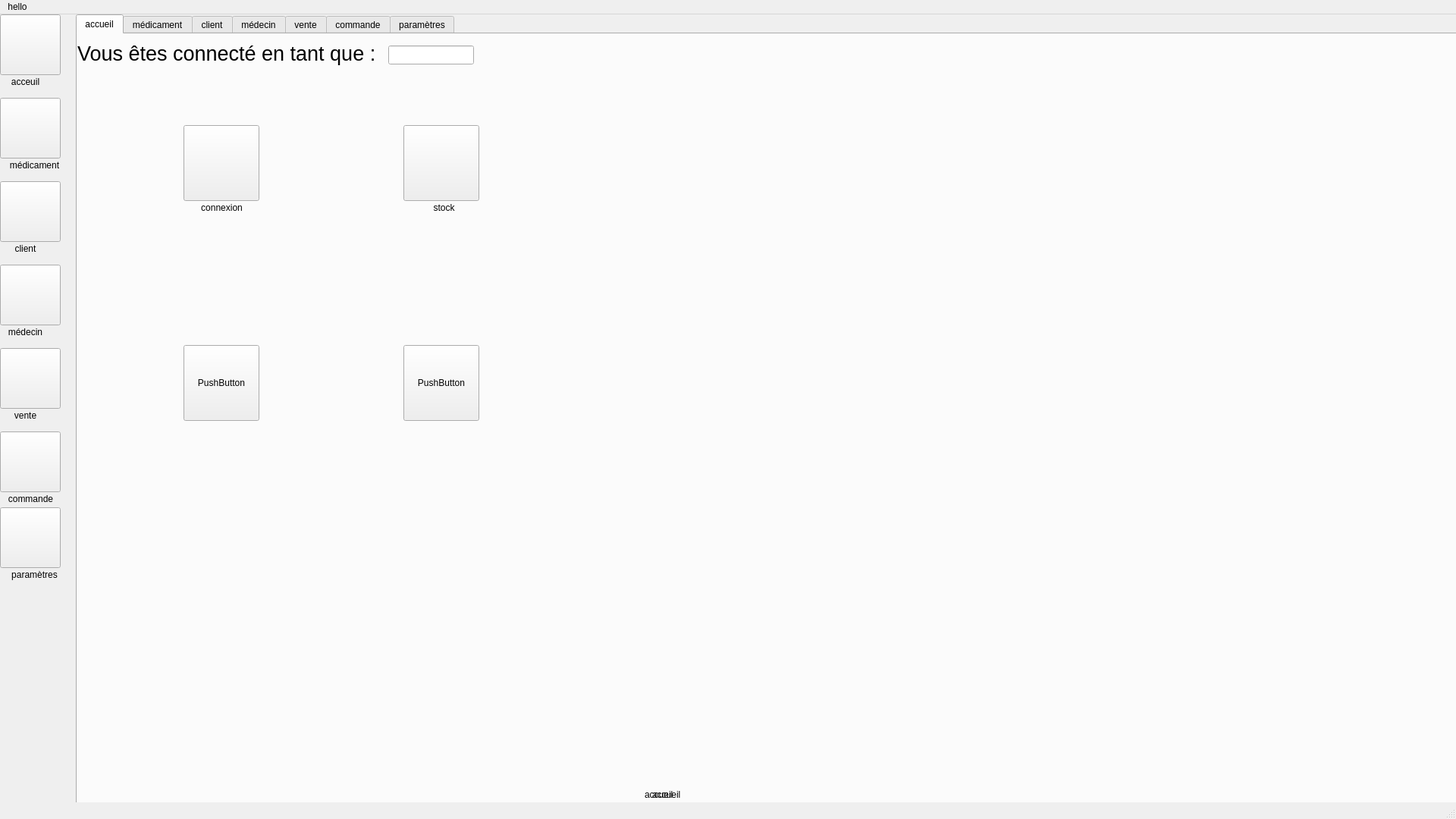
<?xml version="1.0" encoding="UTF-8"?>
<ui version="4.0">
 <class>MainWindow</class>
 <widget class="QMainWindow" name="MainWindow">
  <property name="geometry">
   <rect>
    <x>0</x>
    <y>0</y>
    <width>1920</width>
    <height>1080</height>
   </rect>
  </property>
  <property name="windowTitle">
   <string>MainWindow</string>
  </property>
  <property name="windowIcon">
   <iconset resource="icones.qrc">
    <normaloff>:/icones/pharmacie.png</normaloff>:/icones/pharmacie.png</iconset>
  </property>
  <widget class="QWidget" name="centralwidget">
   <widget class="QTabWidget" name="tabWidget">
    <property name="geometry">
     <rect>
      <x>100</x>
      <y>0</y>
      <width>1821</width>
      <height>1080</height>
     </rect>
    </property>
    <property name="sizeIncrement">
     <size>
      <width>1000</width>
      <height>1000</height>
     </size>
    </property>
    <property name="autoFillBackground">
     <bool>false</bool>
    </property>
    <property name="tabPosition">
     <enum>QTabWidget::North</enum>
    </property>
    <property name="tabShape">
     <enum>QTabWidget::Rounded</enum>
    </property>
    <property name="currentIndex">
     <number>0</number>
    </property>
    <property name="elideMode">
     <enum>Qt::ElideNone</enum>
    </property>
    <property name="usesScrollButtons">
     <bool>true</bool>
    </property>
    <property name="tabsClosable">
     <bool>false</bool>
    </property>
    <property name="movable">
     <bool>false</bool>
    </property>
    <property name="tabBarAutoHide">
     <bool>true</bool>
    </property>
    <widget class="QWidget" name="tab">
     <attribute name="title">
      <string>accueil</string>
     </attribute>
     <widget class="QLabel" name="label_10">
      <property name="geometry">
       <rect>
        <x>0</x>
        <y>10</y>
        <width>411</width>
        <height>31</height>
       </rect>
      </property>
      <property name="font">
       <font>
        <pointsize>20</pointsize>
       </font>
      </property>
      <property name="text">
       <string>Vous êtes connecté en tant que :</string>
      </property>
      <property name="textFormat">
       <enum>Qt::PlainText</enum>
      </property>
      <property name="scaledContents">
       <bool>false</bool>
      </property>
     </widget>
     <widget class="QLineEdit" name="lineEdit_7">
      <property name="geometry">
       <rect>
        <x>410</x>
        <y>15</y>
        <width>113</width>
        <height>25</height>
       </rect>
      </property>
      <property name="readOnly">
       <bool>true</bool>
      </property>
     </widget>
     <widget class="QPushButton" name="pushButton_27">
      <property name="geometry">
       <rect>
        <x>140</x>
        <y>120</y>
        <width>100</width>
        <height>100</height>
       </rect>
      </property>
      <property name="text">
       <string/>
      </property>
      <property name="icon">
       <iconset resource="icones.qrc">
        <normaloff>:/icones/utilisateur.png</normaloff>:/icones/utilisateur.png</iconset>
      </property>
      <property name="iconSize">
       <size>
        <width>80</width>
        <height>80</height>
       </size>
      </property>
     </widget>
     <widget class="QPushButton" name="pushButton_28">
      <property name="geometry">
       <rect>
        <x>430</x>
        <y>120</y>
        <width>100</width>
        <height>100</height>
       </rect>
      </property>
      <property name="text">
       <string/>
      </property>
      <property name="icon">
       <iconset resource="icones.qrc">
        <normaloff>:/icones/stock.png</normaloff>:/icones/stock.png</iconset>
      </property>
      <property name="iconSize">
       <size>
        <width>60</width>
        <height>60</height>
       </size>
      </property>
     </widget>
     <widget class="QPushButton" name="pushButton_29">
      <property name="geometry">
       <rect>
        <x>140</x>
        <y>410</y>
        <width>100</width>
        <height>100</height>
       </rect>
      </property>
      <property name="text">
       <string>PushButton</string>
      </property>
      <property name="iconSize">
       <size>
        <width>80</width>
        <height>80</height>
       </size>
      </property>
     </widget>
     <widget class="QPushButton" name="pushButton_30">
      <property name="geometry">
       <rect>
        <x>430</x>
        <y>410</y>
        <width>100</width>
        <height>100</height>
       </rect>
      </property>
      <property name="text">
       <string>PushButton</string>
      </property>
      <property name="iconSize">
       <size>
        <width>80</width>
        <height>80</height>
       </size>
      </property>
     </widget>
     <widget class="QLabel" name="label_17">
      <property name="geometry">
       <rect>
        <x>150</x>
        <y>220</y>
        <width>81</width>
        <height>17</height>
       </rect>
      </property>
      <property name="text">
       <string>connexion</string>
      </property>
      <property name="alignment">
       <set>Qt::AlignCenter</set>
      </property>
     </widget>
     <widget class="QLabel" name="label_18">
      <property name="geometry">
       <rect>
        <x>450</x>
        <y>220</y>
        <width>67</width>
        <height>17</height>
       </rect>
      </property>
      <property name="text">
       <string>stock</string>
      </property>
      <property name="alignment">
       <set>Qt::AlignCenter</set>
      </property>
     </widget>
    </widget>
    <widget class="QWidget" name="tab_3">
     <attribute name="title">
      <string>médicament</string>
     </attribute>
     <widget class="QTableWidget" name="tableWidget">
      <property name="geometry">
       <rect>
        <x>10</x>
        <y>180</y>
        <width>1810</width>
        <height>900</height>
       </rect>
      </property>
      <property name="font">
       <font>
        <italic>false</italic>
       </font>
      </property>
      <property name="editTriggers">
       <set>QAbstractItemView::NoEditTriggers</set>
      </property>
      <column>
       <property name="text">
        <string>id</string>
       </property>
      </column>
      <column>
       <property name="text">
        <string>cip</string>
       </property>
      </column>
      <column>
       <property name="text">
        <string>nom</string>
       </property>
      </column>
      <column>
       <property name="text">
        <string>n_lot</string>
       </property>
      </column>
      <column>
       <property name="text">
        <string>taux remboursement</string>
       </property>
      </column>
      <column>
       <property name="text">
        <string>substance active</string>
       </property>
      </column>
      <column>
       <property name="text">
        <string>date exp</string>
       </property>
      </column>
      <column>
       <property name="text">
        <string>prix unitaire</string>
       </property>
      </column>
      <column>
       <property name="text">
        <string>ordonnance</string>
       </property>
      </column>
      <column>
       <property name="text">
        <string>fournisseur</string>
       </property>
      </column>
      <column>
       <property name="text">
        <string>quantité</string>
       </property>
      </column>
     </widget>
     <widget class="QLineEdit" name="lineEdit_14">
      <property name="geometry">
       <rect>
        <x>60</x>
        <y>70</y>
        <width>113</width>
        <height>25</height>
       </rect>
      </property>
      <property name="readOnly">
       <bool>false</bool>
      </property>
      <property name="placeholderText">
       <string>cip</string>
      </property>
     </widget>
     <widget class="QLineEdit" name="lineEdit_18">
      <property name="geometry">
       <rect>
        <x>250</x>
        <y>70</y>
        <width>113</width>
        <height>25</height>
       </rect>
      </property>
      <property name="placeholderText">
       <string>nom</string>
      </property>
     </widget>
     <widget class="QLabel" name="label_11">
      <property name="geometry">
       <rect>
        <x>200</x>
        <y>70</y>
        <width>41</width>
        <height>17</height>
       </rect>
      </property>
      <property name="text">
       <string>ou</string>
      </property>
     </widget>
     <widget class="QPushButton" name="pushButton_3">
      <property name="geometry">
       <rect>
        <x>430</x>
        <y>70</y>
        <width>89</width>
        <height>25</height>
       </rect>
      </property>
      <property name="text">
       <string>rechercher</string>
      </property>
     </widget>
    </widget>
    <widget class="QWidget" name="tab_4">
     <attribute name="title">
      <string>client</string>
     </attribute>
     <widget class="QTableWidget" name="tableWidget_client">
      <property name="geometry">
       <rect>
        <x>10</x>
        <y>180</y>
        <width>1810</width>
        <height>900</height>
       </rect>
      </property>
      <property name="sizePolicy">
       <sizepolicy hsizetype="Expanding" vsizetype="Expanding">
        <horstretch>250</horstretch>
        <verstretch>250</verstretch>
       </sizepolicy>
      </property>
      <property name="sizeIncrement">
       <size>
        <width>300</width>
        <height>0</height>
       </size>
      </property>
      <property name="frameShape">
       <enum>QFrame::StyledPanel</enum>
      </property>
      <property name="horizontalScrollBarPolicy">
       <enum>Qt::ScrollBarAlwaysOn</enum>
      </property>
      <property name="editTriggers">
       <set>QAbstractItemView::NoEditTriggers</set>
      </property>
      <property name="textElideMode">
       <enum>Qt::ElideNone</enum>
      </property>
      <property name="showGrid">
       <bool>true</bool>
      </property>
      <property name="sortingEnabled">
       <bool>false</bool>
      </property>
      <column>
       <property name="text">
        <string notr="true">id</string>
       </property>
       <property name="textAlignment">
        <set>AlignCenter</set>
       </property>
      </column>
      <column>
       <property name="text">
        <string>nom</string>
       </property>
      </column>
      <column>
       <property name="text">
        <string>prénom</string>
       </property>
      </column>
      <column>
       <property name="text">
        <string>no_séc. sociale</string>
       </property>
      </column>
      <column>
       <property name="text">
        <string>no_mutuel</string>
       </property>
      </column>
      <column>
       <property name="text">
        <string>no_tel</string>
       </property>
      </column>
      <column>
       <property name="text">
        <string>achat</string>
       </property>
      </column>
     </widget>
     <widget class="QLineEdit" name="lineEdit_2">
      <property name="geometry">
       <rect>
        <x>10</x>
        <y>40</y>
        <width>113</width>
        <height>25</height>
       </rect>
      </property>
      <property name="placeholderText">
       <string>nom</string>
      </property>
     </widget>
     <widget class="QPushButton" name="pushButton_2">
      <property name="geometry">
       <rect>
        <x>620</x>
        <y>40</y>
        <width>89</width>
        <height>25</height>
       </rect>
      </property>
      <property name="text">
       <string>ajouter</string>
      </property>
      <property name="default">
       <bool>false</bool>
      </property>
     </widget>
     <widget class="QLineEdit" name="lineEdit_3">
      <property name="geometry">
       <rect>
        <x>130</x>
        <y>40</y>
        <width>113</width>
        <height>25</height>
       </rect>
      </property>
      <property name="placeholderText">
       <string>prénom</string>
      </property>
     </widget>
     <widget class="QLineEdit" name="lineEdit_5">
      <property name="geometry">
       <rect>
        <x>370</x>
        <y>40</y>
        <width>113</width>
        <height>25</height>
       </rect>
      </property>
      <property name="text">
       <string/>
      </property>
      <property name="placeholderText">
       <string>no_mutuel</string>
      </property>
     </widget>
     <widget class="QLineEdit" name="lineEdit_4">
      <property name="geometry">
       <rect>
        <x>250</x>
        <y>40</y>
        <width>113</width>
        <height>25</height>
       </rect>
      </property>
      <property name="placeholderText">
       <string>no_sécu</string>
      </property>
     </widget>
     <widget class="QPushButton" name="pushButton_4">
      <property name="geometry">
       <rect>
        <x>270</x>
        <y>100</y>
        <width>89</width>
        <height>25</height>
       </rect>
      </property>
      <property name="text">
       <string>rechercher</string>
      </property>
     </widget>
     <widget class="QLineEdit" name="lineEdit_6">
      <property name="geometry">
       <rect>
        <x>130</x>
        <y>100</y>
        <width>113</width>
        <height>25</height>
       </rect>
      </property>
      <property name="placeholderText">
       <string>nom</string>
      </property>
     </widget>
     <widget class="QLineEdit" name="lineEdit_12">
      <property name="geometry">
       <rect>
        <x>490</x>
        <y>40</y>
        <width>113</width>
        <height>25</height>
       </rect>
      </property>
      <property name="text">
       <string/>
      </property>
      <property name="placeholderText">
       <string>no_tel</string>
      </property>
     </widget>
     <widget class="QPushButton" name="pushButton_9">
      <property name="geometry">
       <rect>
        <x>390</x>
        <y>100</y>
        <width>89</width>
        <height>25</height>
       </rect>
      </property>
      <property name="text">
       <string>réinitialiser</string>
      </property>
     </widget>
    </widget>
    <widget class="QWidget" name="tab_5">
     <attribute name="title">
      <string>médecin</string>
     </attribute>
     <widget class="QTableWidget" name="tableWidget_medecin">
      <property name="geometry">
       <rect>
        <x>10</x>
        <y>180</y>
        <width>1810</width>
        <height>900</height>
       </rect>
      </property>
      <property name="minimumSize">
       <size>
        <width>0</width>
        <height>671</height>
       </size>
      </property>
      <property name="editTriggers">
       <set>QAbstractItemView::NoEditTriggers</set>
      </property>
      <column>
       <property name="text">
        <string>id</string>
       </property>
      </column>
      <column>
       <property name="text">
        <string>nom</string>
       </property>
      </column>
      <column>
       <property name="text">
        <string>prénom</string>
       </property>
      </column>
      <column>
       <property name="text">
        <string>spécialité</string>
       </property>
      </column>
      <column>
       <property name="text">
        <string>adresse</string>
       </property>
      </column>
      <column>
       <property name="text">
        <string>adresse e-mail</string>
       </property>
      </column>
      <column>
       <property name="text">
        <string>téléphone</string>
       </property>
      </column>
     </widget>
     <widget class="QPushButton" name="pushButton">
      <property name="geometry">
       <rect>
        <x>290</x>
        <y>100</y>
        <width>89</width>
        <height>25</height>
       </rect>
      </property>
      <property name="text">
       <string>rechercher</string>
      </property>
     </widget>
     <widget class="QLineEdit" name="lineEdit_nomMed">
      <property name="geometry">
       <rect>
        <x>40</x>
        <y>100</y>
        <width>211</width>
        <height>25</height>
       </rect>
      </property>
      <property name="placeholderText">
       <string>entrer le nom du médecin</string>
      </property>
     </widget>
     <widget class="QLineEdit" name="lineEdit_8">
      <property name="geometry">
       <rect>
        <x>40</x>
        <y>20</y>
        <width>113</width>
        <height>25</height>
       </rect>
      </property>
      <property name="text">
       <string/>
      </property>
      <property name="placeholderText">
       <string>nom</string>
      </property>
     </widget>
     <widget class="QLineEdit" name="lineEdit_9">
      <property name="geometry">
       <rect>
        <x>160</x>
        <y>20</y>
        <width>113</width>
        <height>25</height>
       </rect>
      </property>
      <property name="placeholderText">
       <string>prénom</string>
      </property>
     </widget>
     <widget class="QLineEdit" name="lineEdit_10">
      <property name="geometry">
       <rect>
        <x>280</x>
        <y>20</y>
        <width>113</width>
        <height>25</height>
       </rect>
      </property>
      <property name="placeholderText">
       <string>spécialité</string>
      </property>
     </widget>
     <widget class="QLineEdit" name="lineEdit_15">
      <property name="geometry">
       <rect>
        <x>640</x>
        <y>20</y>
        <width>113</width>
        <height>25</height>
       </rect>
      </property>
      <property name="text">
       <string/>
      </property>
      <property name="placeholderText">
       <string>téléphone</string>
      </property>
     </widget>
     <widget class="QLineEdit" name="lineEdit_16">
      <property name="geometry">
       <rect>
        <x>400</x>
        <y>20</y>
        <width>113</width>
        <height>25</height>
       </rect>
      </property>
      <property name="placeholderText">
       <string>adresse</string>
      </property>
     </widget>
     <widget class="QLineEdit" name="lineEdit_17">
      <property name="geometry">
       <rect>
        <x>520</x>
        <y>20</y>
        <width>113</width>
        <height>25</height>
       </rect>
      </property>
      <property name="placeholderText">
       <string>e-mail</string>
      </property>
     </widget>
     <widget class="QPushButton" name="pushButton_5">
      <property name="geometry">
       <rect>
        <x>770</x>
        <y>20</y>
        <width>89</width>
        <height>25</height>
       </rect>
      </property>
      <property name="cursor">
       <cursorShape>BusyCursor</cursorShape>
      </property>
      <property name="text">
       <string>ajouter</string>
      </property>
     </widget>
     <widget class="QPushButton" name="pushButton_8">
      <property name="geometry">
       <rect>
        <x>430</x>
        <y>100</y>
        <width>89</width>
        <height>25</height>
       </rect>
      </property>
      <property name="text">
       <string>réinitialiser</string>
      </property>
     </widget>
    </widget>
    <widget class="QWidget" name="tab_2">
     <attribute name="title">
      <string>vente</string>
     </attribute>
     <widget class="QTabWidget" name="tabWidget_vente">
      <property name="geometry">
       <rect>
        <x>0</x>
        <y>0</y>
        <width>1821</width>
        <height>1080</height>
       </rect>
      </property>
      <property name="currentIndex">
       <number>0</number>
      </property>
      <widget class="QWidget" name="tab_8">
       <attribute name="title">
        <string>Tab 1</string>
       </attribute>
       <widget class="QTableWidget" name="tableWidget_4">
        <property name="geometry">
         <rect>
          <x>10</x>
          <y>180</y>
          <width>1810</width>
          <height>900</height>
         </rect>
        </property>
        <property name="editTriggers">
         <set>QAbstractItemView::NoEditTriggers</set>
        </property>
        <property name="showGrid">
         <bool>true</bool>
        </property>
        <property name="rowCount">
         <number>2</number>
        </property>
        <row/>
        <row/>
        <column>
         <property name="text">
          <string>id_vente</string>
         </property>
        </column>
        <column>
         <property name="text">
          <string>no_ordonnance</string>
         </property>
        </column>
        <column>
         <property name="text">
          <string>id_médicament</string>
         </property>
        </column>
        <column>
         <property name="text">
          <string>nom_médicament</string>
         </property>
        </column>
        <column>
         <property name="text">
          <string>id_client</string>
         </property>
        </column>
        <column>
         <property name="text">
          <string>nom_client</string>
         </property>
        </column>
        <column>
         <property name="text">
          <string>quantité</string>
         </property>
        </column>
        <column>
         <property name="text">
          <string>prix TTC</string>
         </property>
        </column>
        <column>
         <property name="text">
          <string>id_pharmacien</string>
         </property>
        </column>
       </widget>
       <widget class="QLineEdit" name="lineEdit_11">
        <property name="geometry">
         <rect>
          <x>30</x>
          <y>80</y>
          <width>113</width>
          <height>25</height>
         </rect>
        </property>
        <property name="placeholderText">
         <string>nom_client</string>
        </property>
       </widget>
       <widget class="QPushButton" name="pushButton_7">
        <property name="geometry">
         <rect>
          <x>190</x>
          <y>80</y>
          <width>89</width>
          <height>25</height>
         </rect>
        </property>
        <property name="text">
         <string>rechercher</string>
        </property>
       </widget>
       <widget class="QPushButton" name="pushButton_vente">
        <property name="geometry">
         <rect>
          <x>360</x>
          <y>40</y>
          <width>160</width>
          <height>40</height>
         </rect>
        </property>
        <property name="text">
         <string>créer une vente</string>
        </property>
       </widget>
      </widget>
      <widget class="QWidget" name="tab_9">
       <attribute name="title">
        <string>Tab 2</string>
       </attribute>
       <widget class="QPushButton" name="pushButton_6">
        <property name="geometry">
         <rect>
          <x>360</x>
          <y>40</y>
          <width>160</width>
          <height>40</height>
         </rect>
        </property>
        <property name="text">
         <string>Afficher les ventes</string>
        </property>
       </widget>
      </widget>
     </widget>
    </widget>
    <widget class="QWidget" name="tab_6">
     <attribute name="title">
      <string>commande</string>
     </attribute>
     <widget class="QTableWidget" name="tableWidget_commande">
      <property name="geometry">
       <rect>
        <x>10</x>
        <y>180</y>
        <width>1810</width>
        <height>900</height>
       </rect>
      </property>
      <property name="sizePolicy">
       <sizepolicy hsizetype="Expanding" vsizetype="Expanding">
        <horstretch>250</horstretch>
        <verstretch>0</verstretch>
       </sizepolicy>
      </property>
      <property name="minimumSize">
       <size>
        <width>300</width>
        <height>671</height>
       </size>
      </property>
      <property name="sizeIncrement">
       <size>
        <width>1000</width>
        <height>0</height>
       </size>
      </property>
      <property name="editTriggers">
       <set>QAbstractItemView::DoubleClicked</set>
      </property>
      <property name="tabKeyNavigation">
       <bool>false</bool>
      </property>
      <property name="showDropIndicator" stdset="0">
       <bool>false</bool>
      </property>
      <property name="dragDropOverwriteMode">
       <bool>false</bool>
      </property>
      <property name="rowCount">
       <number>0</number>
      </property>
      <attribute name="horizontalHeaderCascadingSectionResizes">
       <bool>false</bool>
      </attribute>
      <column>
       <property name="text">
        <string>id</string>
       </property>
      </column>
      <column>
       <property name="text">
        <string>client_id</string>
       </property>
      </column>
      <column>
       <property name="text">
        <string>client</string>
       </property>
      </column>
      <column>
       <property name="text">
        <string>médicament</string>
       </property>
       <property name="textAlignment">
        <set>AlignJustify|AlignVCenter</set>
       </property>
      </column>
      <column>
       <property name="text">
        <string>cis</string>
       </property>
      </column>
      <column>
       <property name="text">
        <string>quantité</string>
       </property>
      </column>
     </widget>
     <widget class="QPushButton" name="pushButton_10">
      <property name="geometry">
       <rect>
        <x>670</x>
        <y>50</y>
        <width>89</width>
        <height>25</height>
       </rect>
      </property>
      <property name="text">
       <string>ajouter</string>
      </property>
     </widget>
     <widget class="QPushButton" name="pushButton_11">
      <property name="geometry">
       <rect>
        <x>430</x>
        <y>110</y>
        <width>89</width>
        <height>25</height>
       </rect>
      </property>
      <property name="text">
       <string>rechercher</string>
      </property>
     </widget>
     <widget class="QLineEdit" name="lineEdit">
      <property name="geometry">
       <rect>
        <x>190</x>
        <y>110</y>
        <width>171</width>
        <height>25</height>
       </rect>
      </property>
      <property name="placeholderText">
       <string>nom du client</string>
      </property>
     </widget>
     <widget class="QSpinBox" name="spinBox">
      <property name="geometry">
       <rect>
        <x>610</x>
        <y>50</y>
        <width>44</width>
        <height>26</height>
       </rect>
      </property>
      <property name="minimum">
       <number>1</number>
      </property>
     </widget>
     <widget class="QComboBox" name="comboBox">
      <property name="enabled">
       <bool>true</bool>
      </property>
      <property name="geometry">
       <rect>
        <x>180</x>
        <y>10</y>
        <width>231</width>
        <height>25</height>
       </rect>
      </property>
      <property name="tabletTracking">
       <bool>true</bool>
      </property>
      <property name="focusPolicy">
       <enum>Qt::StrongFocus</enum>
      </property>
      <property name="editable">
       <bool>true</bool>
      </property>
     </widget>
     <widget class="QComboBox" name="comboBox_2">
      <property name="enabled">
       <bool>true</bool>
      </property>
      <property name="geometry">
       <rect>
        <x>30</x>
        <y>50</y>
        <width>551</width>
        <height>25</height>
       </rect>
      </property>
      <property name="editable">
       <bool>true</bool>
      </property>
      <property name="currentText">
       <string/>
      </property>
      <property name="maxVisibleItems">
       <number>100</number>
      </property>
      <property name="insertPolicy">
       <enum>QComboBox::InsertAlphabetically</enum>
      </property>
      <property name="placeholderText">
       <string/>
      </property>
     </widget>
     <widget class="QPushButton" name="pushButton_12">
      <property name="geometry">
       <rect>
        <x>610</x>
        <y>110</y>
        <width>89</width>
        <height>25</height>
       </rect>
      </property>
      <property name="text">
       <string>réinitialiser</string>
      </property>
     </widget>
    </widget>
    <widget class="QWidget" name="tab_7">
     <attribute name="title">
      <string>paramètres</string>
     </attribute>
     <widget class="QLineEdit" name="lineEdit_13">
      <property name="geometry">
       <rect>
        <x>420</x>
        <y>15</y>
        <width>113</width>
        <height>25</height>
       </rect>
      </property>
      <property name="readOnly">
       <bool>true</bool>
      </property>
     </widget>
     <widget class="QLabel" name="label_12">
      <property name="geometry">
       <rect>
        <x>10</x>
        <y>10</y>
        <width>411</width>
        <height>31</height>
       </rect>
      </property>
      <property name="font">
       <font>
        <pointsize>20</pointsize>
       </font>
      </property>
      <property name="text">
       <string>Vous êtes connecté en tant que :</string>
      </property>
      <property name="textFormat">
       <enum>Qt::PlainText</enum>
      </property>
      <property name="scaledContents">
       <bool>false</bool>
      </property>
     </widget>
     <widget class="QLineEdit" name="lineEdit_19">
      <property name="geometry">
       <rect>
        <x>130</x>
        <y>150</y>
        <width>301</width>
        <height>41</height>
       </rect>
      </property>
      <property name="placeholderText">
       <string>saisissez votre nom d'utilisateur</string>
      </property>
     </widget>
     <widget class="QLineEdit" name="lineEdit_20">
      <property name="geometry">
       <rect>
        <x>130</x>
        <y>210</y>
        <width>301</width>
        <height>41</height>
       </rect>
      </property>
      <property name="placeholderText">
       <string>saisissez votre email</string>
      </property>
     </widget>
     <widget class="QLineEdit" name="lineEdit_21">
      <property name="geometry">
       <rect>
        <x>130</x>
        <y>270</y>
        <width>301</width>
        <height>41</height>
       </rect>
      </property>
      <property name="placeholderText">
       <string>saisissez votre mot de passe</string>
      </property>
     </widget>
     <widget class="QPushButton" name="pushButton_13">
      <property name="geometry">
       <rect>
        <x>210</x>
        <y>340</y>
        <width>131</width>
        <height>51</height>
       </rect>
      </property>
      <property name="text">
       <string>confirmer</string>
      </property>
     </widget>
     <widget class="QLabel" name="label_16">
      <property name="geometry">
       <rect>
        <x>130</x>
        <y>80</y>
        <width>841</width>
        <height>31</height>
       </rect>
      </property>
      <property name="font">
       <font>
        <pointsize>20</pointsize>
       </font>
      </property>
      <property name="text">
       <string>Pour créer un utilisateur, vous devez être connecté en tant qu'admin</string>
      </property>
      <property name="textFormat">
       <enum>Qt::PlainText</enum>
      </property>
      <property name="scaledContents">
       <bool>false</bool>
      </property>
     </widget>
    </widget>
   </widget>
   <widget class="QPushButton" name="medicament_boutton">
    <property name="geometry">
     <rect>
      <x>0</x>
      <y>110</y>
      <width>80</width>
      <height>80</height>
     </rect>
    </property>
    <property name="text">
     <string/>
    </property>
    <property name="icon">
     <iconset resource="icones.qrc">
      <normaloff>:/icones/medicament.png</normaloff>:/icones/medicament.png</iconset>
    </property>
    <property name="iconSize">
     <size>
      <width>60</width>
      <height>60</height>
     </size>
    </property>
   </widget>
   <widget class="QPushButton" name="medecin_boutton">
    <property name="geometry">
     <rect>
      <x>0</x>
      <y>330</y>
      <width>80</width>
      <height>80</height>
     </rect>
    </property>
    <property name="text">
     <string/>
    </property>
    <property name="icon">
     <iconset resource="icones.qrc">
      <normaloff>:/icones/medecin.png</normaloff>:/icones/medecin.png</iconset>
    </property>
    <property name="iconSize">
     <size>
      <width>60</width>
      <height>60</height>
     </size>
    </property>
   </widget>
   <widget class="QPushButton" name="commande_boutton">
    <property name="geometry">
     <rect>
      <x>0</x>
      <y>550</y>
      <width>80</width>
      <height>80</height>
     </rect>
    </property>
    <property name="text">
     <string/>
    </property>
    <property name="icon">
     <iconset resource="icones.qrc">
      <normaloff>:/icones/commande.png</normaloff>:/icones/commande.png</iconset>
    </property>
    <property name="iconSize">
     <size>
      <width>60</width>
      <height>60</height>
     </size>
    </property>
   </widget>
   <widget class="QPushButton" name="client_boutton">
    <property name="geometry">
     <rect>
      <x>0</x>
      <y>220</y>
      <width>80</width>
      <height>80</height>
     </rect>
    </property>
    <property name="text">
     <string/>
    </property>
    <property name="icon">
     <iconset resource="icones.qrc">
      <normaloff>:/icones/client.png</normaloff>:/icones/client.png</iconset>
    </property>
    <property name="iconSize">
     <size>
      <width>60</width>
      <height>60</height>
     </size>
    </property>
   </widget>
   <widget class="QPushButton" name="vente_boutton">
    <property name="geometry">
     <rect>
      <x>0</x>
      <y>440</y>
      <width>80</width>
      <height>80</height>
     </rect>
    </property>
    <property name="text">
     <string/>
    </property>
    <property name="icon">
     <iconset resource="icones.qrc">
      <normaloff>:/icones/vente.png</normaloff>:/icones/vente.png</iconset>
    </property>
    <property name="iconSize">
     <size>
      <width>60</width>
      <height>60</height>
     </size>
    </property>
   </widget>
   <widget class="QPushButton" name="accueil_boutton">
    <property name="geometry">
     <rect>
      <x>0</x>
      <y>0</y>
      <width>80</width>
      <height>80</height>
     </rect>
    </property>
    <property name="text">
     <string/>
    </property>
    <property name="icon">
     <iconset resource="icones.qrc">
      <normaloff>:/icones/home.png</normaloff>:/icones/home.png</iconset>
    </property>
    <property name="iconSize">
     <size>
      <width>60</width>
      <height>60</height>
     </size>
    </property>
    <property name="checkable">
     <bool>false</bool>
    </property>
   </widget>
   <widget class="QPushButton" name="parametre_boutton">
    <property name="geometry">
     <rect>
      <x>0</x>
      <y>650</y>
      <width>80</width>
      <height>80</height>
     </rect>
    </property>
    <property name="text">
     <string/>
    </property>
    <property name="icon">
     <iconset resource="icones.qrc">
      <normaloff>:/icones/parametre.png</normaloff>:/icones/parametre.png</iconset>
    </property>
    <property name="iconSize">
     <size>
      <width>60</width>
      <height>60</height>
     </size>
    </property>
   </widget>
   <widget class="QLabel" name="label">
    <property name="geometry">
     <rect>
      <x>0</x>
      <y>80</y>
      <width>67</width>
      <height>17</height>
     </rect>
    </property>
    <property name="text">
     <string>acceuil</string>
    </property>
    <property name="alignment">
     <set>Qt::AlignCenter</set>
    </property>
   </widget>
   <widget class="QLabel" name="label_2">
    <property name="geometry">
     <rect>
      <x>860</x>
      <y>1020</y>
      <width>67</width>
      <height>17</height>
     </rect>
    </property>
    <property name="text">
     <string>accueil</string>
    </property>
   </widget>
   <widget class="QLabel" name="label_3">
    <property name="geometry">
     <rect>
      <x>850</x>
      <y>1020</y>
      <width>67</width>
      <height>17</height>
     </rect>
    </property>
    <property name="text">
     <string>accueil</string>
    </property>
   </widget>
   <widget class="QLabel" name="label_4">
    <property name="geometry">
     <rect>
      <x>0</x>
      <y>190</y>
      <width>91</width>
      <height>17</height>
     </rect>
    </property>
    <property name="text">
     <string>médicament</string>
    </property>
    <property name="alignment">
     <set>Qt::AlignCenter</set>
    </property>
   </widget>
   <widget class="QLabel" name="label_5">
    <property name="geometry">
     <rect>
      <x>0</x>
      <y>300</y>
      <width>67</width>
      <height>17</height>
     </rect>
    </property>
    <property name="text">
     <string>client</string>
    </property>
    <property name="alignment">
     <set>Qt::AlignCenter</set>
    </property>
   </widget>
   <widget class="QLabel" name="label_6">
    <property name="geometry">
     <rect>
      <x>0</x>
      <y>410</y>
      <width>67</width>
      <height>17</height>
     </rect>
    </property>
    <property name="text">
     <string>médecin</string>
    </property>
    <property name="alignment">
     <set>Qt::AlignCenter</set>
    </property>
   </widget>
   <widget class="QLabel" name="label_7">
    <property name="geometry">
     <rect>
      <x>0</x>
      <y>520</y>
      <width>67</width>
      <height>17</height>
     </rect>
    </property>
    <property name="text">
     <string>vente</string>
    </property>
    <property name="alignment">
     <set>Qt::AlignCenter</set>
    </property>
   </widget>
   <widget class="QLabel" name="label_8">
    <property name="geometry">
     <rect>
      <x>0</x>
      <y>630</y>
      <width>81</width>
      <height>17</height>
     </rect>
    </property>
    <property name="text">
     <string>commande</string>
    </property>
    <property name="alignment">
     <set>Qt::AlignCenter</set>
    </property>
   </widget>
   <widget class="QLabel" name="label_9">
    <property name="geometry">
     <rect>
      <x>0</x>
      <y>730</y>
      <width>91</width>
      <height>17</height>
     </rect>
    </property>
    <property name="text">
     <string>paramètres</string>
    </property>
    <property name="alignment">
     <set>Qt::AlignCenter</set>
    </property>
   </widget>
  </widget>
  <widget class="QMenuBar" name="menubar">
   <property name="geometry">
    <rect>
     <x>0</x>
     <y>0</y>
     <width>1920</width>
     <height>22</height>
    </rect>
   </property>
   <widget class="QMenu" name="menuhello">
    <property name="title">
     <string>hello</string>
    </property>
    <addaction name="separator"/>
   </widget>
   <addaction name="menuhello"/>
  </widget>
  <widget class="QStatusBar" name="statusbar"/>
 </widget>
 <resources>
  <include location="icones.qrc"/>
 </resources>
 <connections/>
</ui>
